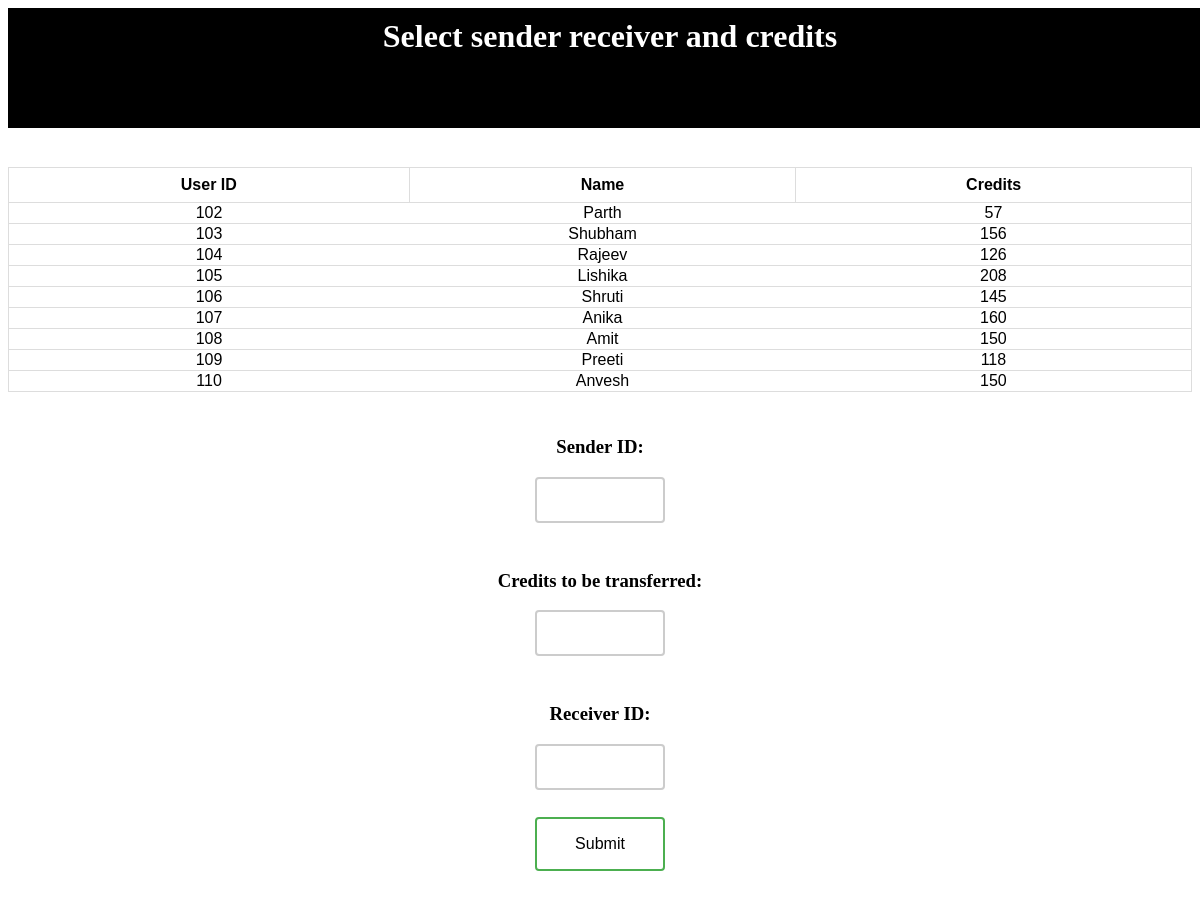
/transfer.php, run on the app's committed database.
### tables this page shows
CREATE TABLE `user` (
  `UserID` int(11) NOT NULL,
  `Name` varchar(20) NOT NULL,
  `Credits` int(11) NOT NULL
);

### transfer.php (the view, shortened to what this page needs)
<html>
<head>
<link rel="stylesheet" type="text/css" href="index.css">
</head>
<?php
$db = mysqli_connect('localhost','root','secret@9','credit_management')
 or die('Error connecting to MySQL server.');
$query1 = "SELECT * FROM user";
mysqli_query($db, $query1) or die('Error querying database.');
$result1 = mysqli_query($db, $query1);
echo "<center><h1>Select sender receiver and credits</h1></center>";
echo "<br>";
echo "<table style='font-family: Trebuchet MS, Arial, Helvetica, sans-serif; border-collapse: collapse; width: 100%'>";
echo "<tr style='border: 1px solid #ddd; padding: 8px'>";
echo "<th style='border: 1px solid #ddd; padding: 8px'>User ID</th>";
echo "<th style='border: 1px solid #ddd; padding: 8px'>Name</th>";
echo "<th style='border: 1px solid #ddd; padding: 8px'>Credits</th>";
echo "</tr>";
while($row1=mysqli_fetch_assoc($result1))
{
echo "<tr style='border: 1px solid #ddd; padding: 8px; text-align:center'><td>".$row1['UserID']."</td><td>".$row1['Name']."</td><td>".$row1['Credits']."</td></tr>";
}
echo "</table>";
?>
<div style="padding:20px">
<center>
<form action="users3.php" method="post">
<div style="padding:5px"><h3>Sender ID:</h3><input type="number" name="UID"></div><br>
<div style="padding:5px"><h3>Credits to be transferred:</h3><input type="number" name="credits"></div><br>
<div style="padding:5px"><h3>Receiver ID:</h3><input type="number" name="RID"></div><br>
<input id="button" type="submit">
</div>
</html>

### index.css (style rules this page uses)
h1 { padding:10px; width:100%; height:100px; background-color:black; color:white; }
input { width: 130px; box-sizing: border-box; border: 2px solid #ccc; border-radius: 4px; font-size: 16px; background-color: white; background-image: url('searchicon.png'); background-position: 10px 10px; background-repeat: no-repeat; padding: 12px 20px 12px 40px; -webkit-transition: width 0.4s ease-in-out; transition: width 0.4s ease-in-out"; }
#button { background-color: #4CAF50; border: none; color: white; padding: 16px 32px; text-align: center; text-decoration: none; display: inline-block; font-size: 16px; margin: 4px 2px; -webkit-transition-duration: 0.4s; transition-duration: 0.4s; cursor: pointer; }
#button { background-color: white; color: black; border: 2px solid #4CAF50; }

### data on the page
user: UserID "102", Name "Parth", Credits "57"
user: UserID "103", Name "Shubham", Credits "156"
user: UserID "104", Name "Rajeev", Credits "126"
user: UserID "105", Name "Lishika", Credits "208"
user: UserID "106", Name "Shruti", Credits "145"
user: UserID "107", Name "Anika", Credits "160"
user: UserID "108", Name "Amit", Credits "150"
user: UserID "109", Name "Preeti", Credits "118"
user: UserID "110", Name "Anvesh", Credits "150"
